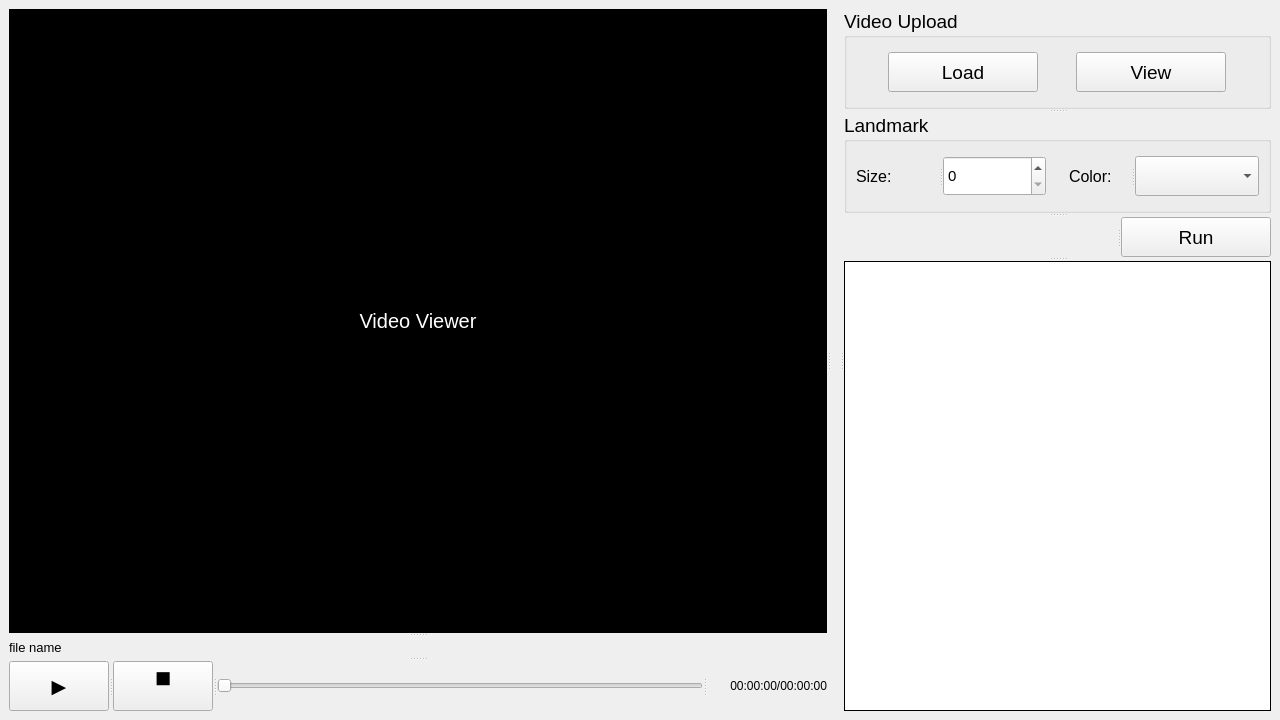
<?xml version="1.0" encoding="UTF-8"?>
<ui version="4.0">
 <class>MainWindow</class>
 <widget class="QMainWindow" name="MainWindow">
  <property name="geometry">
   <rect>
    <x>0</x>
    <y>0</y>
    <width>1280</width>
    <height>720</height>
   </rect>
  </property>
  <property name="windowTitle">
   <string>Dynamic Analysis</string>
  </property>
  <property name="styleSheet">
   <string notr="true"/>
  </property>
  <widget class="QWidget" name="centralwidget">
   <layout class="QGridLayout" name="gridLayout_3">
    <item row="0" column="0">
     <widget class="QSplitter" name="splitter_8">
      <property name="orientation">
       <enum>Qt::Horizontal</enum>
      </property>
      <widget class="QSplitter" name="splitter_6">
       <property name="orientation">
        <enum>Qt::Vertical</enum>
       </property>
       <widget class="QLabel" name="vd_print">
        <property name="minimumSize">
         <size>
          <width>640</width>
          <height>480</height>
         </size>
        </property>
        <property name="maximumSize">
         <size>
          <width>16777215</width>
          <height>16777215</height>
         </size>
        </property>
        <property name="font">
         <font>
          <family>Arial</family>
          <pointsize>15</pointsize>
          <weight>50</weight>
          <bold>false</bold>
         </font>
        </property>
        <property name="styleSheet">
         <string notr="true">background-color: rgb(0, 0, 0);color: rgb(255, 255, 255);</string>
        </property>
        <property name="text">
         <string>Video Viewer</string>
        </property>
        <property name="alignment">
         <set>Qt::AlignCenter</set>
        </property>
       </widget>
       <widget class="QLabel" name="fname_label">
        <property name="maximumSize">
         <size>
          <width>16777215</width>
          <height>50</height>
         </size>
        </property>
        <property name="font">
         <font>
          <family>Arial</family>
          <pointsize>10</pointsize>
         </font>
        </property>
        <property name="text">
         <string>file name</string>
        </property>
       </widget>
       <widget class="QSplitter" name="splitter_2">
        <property name="maximumSize">
         <size>
          <width>16777215</width>
          <height>50</height>
         </size>
        </property>
        <property name="orientation">
         <enum>Qt::Horizontal</enum>
        </property>
        <widget class="QSplitter" name="splitter">
         <property name="orientation">
          <enum>Qt::Horizontal</enum>
         </property>
         <widget class="QPushButton" name="play_btn">
          <property name="maximumSize">
           <size>
            <width>100</width>
            <height>50</height>
           </size>
          </property>
          <property name="font">
           <font>
            <family>Arial</family>
            <pointsize>14</pointsize>
            <weight>50</weight>
            <bold>false</bold>
           </font>
          </property>
          <property name="styleSheet">
           <string notr="true"/>
          </property>
          <property name="text">
           <string>▶</string>
          </property>
         </widget>
         <widget class="QPushButton" name="stop_btn">
          <property name="maximumSize">
           <size>
            <width>100</width>
            <height>50</height>
           </size>
          </property>
          <property name="font">
           <font>
            <family>Arial</family>
            <pointsize>20</pointsize>
            <weight>50</weight>
            <italic>false</italic>
            <bold>false</bold>
            <stylestrategy>PreferDefault</stylestrategy>
            <kerning>false</kerning>
           </font>
          </property>
          <property name="styleSheet">
           <string notr="true">text-align: top;</string>
          </property>
          <property name="text">
           <string>■</string>
          </property>
         </widget>
        </widget>
        <widget class="QSlider" name="vd_slider">
         <property name="maximumSize">
          <size>
           <width>16777215</width>
           <height>50</height>
          </size>
         </property>
         <property name="styleSheet">
          <string notr="true"/>
         </property>
         <property name="orientation">
          <enum>Qt::Horizontal</enum>
         </property>
        </widget>
        <widget class="QLabel" name="time_chk">
         <property name="maximumSize">
          <size>
           <width>120</width>
           <height>50</height>
          </size>
         </property>
         <property name="text">
          <string>00:00:00/00:00:00</string>
         </property>
         <property name="alignment">
          <set>Qt::AlignRight|Qt::AlignTrailing|Qt::AlignVCenter</set>
         </property>
        </widget>
       </widget>
      </widget>
      <widget class="QLabel" name="null_12">
       <property name="minimumSize">
        <size>
         <width>0</width>
         <height>100</height>
        </size>
       </property>
       <property name="maximumSize">
        <size>
         <width>100</width>
         <height>16777215</height>
        </size>
       </property>
       <property name="frameShape">
        <enum>QFrame::NoFrame</enum>
       </property>
       <property name="text">
        <string/>
       </property>
       <property name="alignment">
        <set>Qt::AlignCenter</set>
       </property>
      </widget>
      <widget class="QSplitter" name="splitter_7">
       <property name="maximumSize">
        <size>
         <width>485</width>
         <height>16777215</height>
        </size>
       </property>
       <property name="orientation">
        <enum>Qt::Vertical</enum>
       </property>
       <widget class="QGroupBox" name="groupBox_2">
        <property name="maximumSize">
         <size>
          <width>16777215</width>
          <height>100</height>
         </size>
        </property>
        <property name="font">
         <font>
          <family>Arial</family>
          <pointsize>14</pointsize>
         </font>
        </property>
        <property name="title">
         <string>Video Upload</string>
        </property>
        <layout class="QGridLayout" name="gridLayout_2">
         <item row="0" column="0">
          <widget class="QPushButton" name="vd_load_btn">
           <property name="minimumSize">
            <size>
             <width>100</width>
             <height>0</height>
            </size>
           </property>
           <property name="maximumSize">
            <size>
             <width>150</width>
             <height>40</height>
            </size>
           </property>
           <property name="font">
            <font>
             <family>Arial</family>
             <pointsize>14</pointsize>
            </font>
           </property>
           <property name="styleSheet">
            <string notr="true"/>
           </property>
           <property name="text">
            <string>Load</string>
           </property>
          </widget>
         </item>
         <item row="0" column="1">
          <widget class="QPushButton" name="ld_view_btn">
           <property name="minimumSize">
            <size>
             <width>100</width>
             <height>0</height>
            </size>
           </property>
           <property name="maximumSize">
            <size>
             <width>150</width>
             <height>40</height>
            </size>
           </property>
           <property name="font">
            <font>
             <family>Arial</family>
             <pointsize>14</pointsize>
            </font>
           </property>
           <property name="styleSheet">
            <string notr="true"/>
           </property>
           <property name="text">
            <string>View</string>
           </property>
          </widget>
         </item>
        </layout>
       </widget>
       <widget class="QGroupBox" name="groupBox">
        <property name="maximumSize">
         <size>
          <width>16777215</width>
          <height>100</height>
         </size>
        </property>
        <property name="font">
         <font>
          <family>Arial</family>
          <pointsize>14</pointsize>
         </font>
        </property>
        <property name="title">
         <string>Landmark</string>
        </property>
        <layout class="QGridLayout" name="gridLayout">
         <item row="0" column="0">
          <widget class="QSplitter" name="splitter_4">
           <property name="orientation">
            <enum>Qt::Horizontal</enum>
           </property>
           <widget class="QLabel" name="label">
            <property name="font">
             <font>
              <family>Arial</family>
              <pointsize>12</pointsize>
             </font>
            </property>
            <property name="text">
             <string>Size:</string>
            </property>
           </widget>
           <widget class="QSpinBox" name="spinBox">
            <property name="minimumSize">
             <size>
              <width>100</width>
              <height>0</height>
             </size>
            </property>
            <property name="maximumSize">
             <size>
              <width>150</width>
              <height>40</height>
             </size>
            </property>
            <property name="font">
             <font>
              <family>Arial</family>
              <pointsize>11</pointsize>
             </font>
            </property>
           </widget>
          </widget>
         </item>
         <item row="0" column="2">
          <widget class="QSplitter" name="splitter_5">
           <property name="orientation">
            <enum>Qt::Horizontal</enum>
           </property>
           <widget class="QLabel" name="label_3">
            <property name="font">
             <font>
              <family>Arial</family>
              <pointsize>12</pointsize>
             </font>
            </property>
            <property name="text">
             <string>Color:</string>
            </property>
           </widget>
           <widget class="QComboBox" name="cb_color">
            <property name="minimumSize">
             <size>
              <width>100</width>
              <height>0</height>
             </size>
            </property>
            <property name="maximumSize">
             <size>
              <width>150</width>
              <height>40</height>
             </size>
            </property>
            <property name="font">
             <font>
              <family>Arial</family>
              <pointsize>11</pointsize>
             </font>
            </property>
           </widget>
          </widget>
         </item>
         <item row="0" column="1">
          <widget class="QLabel" name="label_4">
           <property name="minimumSize">
            <size>
             <width>10</width>
             <height>0</height>
            </size>
           </property>
           <property name="text">
            <string/>
           </property>
          </widget>
         </item>
        </layout>
       </widget>
       <widget class="QSplitter" name="splitter_3">
        <property name="maximumSize">
         <size>
          <width>16777215</width>
          <height>40</height>
         </size>
        </property>
        <property name="orientation">
         <enum>Qt::Horizontal</enum>
        </property>
        <widget class="QLabel" name="label_2">
         <property name="text">
          <string/>
         </property>
        </widget>
        <widget class="QPushButton" name="analysis_s_btn">
         <property name="minimumSize">
          <size>
           <width>100</width>
           <height>0</height>
          </size>
         </property>
         <property name="maximumSize">
          <size>
           <width>150</width>
           <height>40</height>
          </size>
         </property>
         <property name="font">
          <font>
           <family>Arial</family>
           <pointsize>14</pointsize>
          </font>
         </property>
         <property name="styleSheet">
          <string notr="true"/>
         </property>
         <property name="text">
          <string>Run</string>
         </property>
        </widget>
       </widget>
       <widget class="QPlainTextEdit" name="log_edit">
        <property name="minimumSize">
         <size>
          <width>0</width>
          <height>370</height>
         </size>
        </property>
        <property name="font">
         <font>
          <family>Arial</family>
          <pointsize>11</pointsize>
         </font>
        </property>
        <property name="styleSheet">
         <string notr="true">border-radius: 0px;border: 1px solid black;</string>
        </property>
        <property name="readOnly">
         <bool>true</bool>
        </property>
       </widget>
      </widget>
     </widget>
    </item>
   </layout>
  </widget>
 </widget>
 <resources/>
 <connections/>
</ui>
